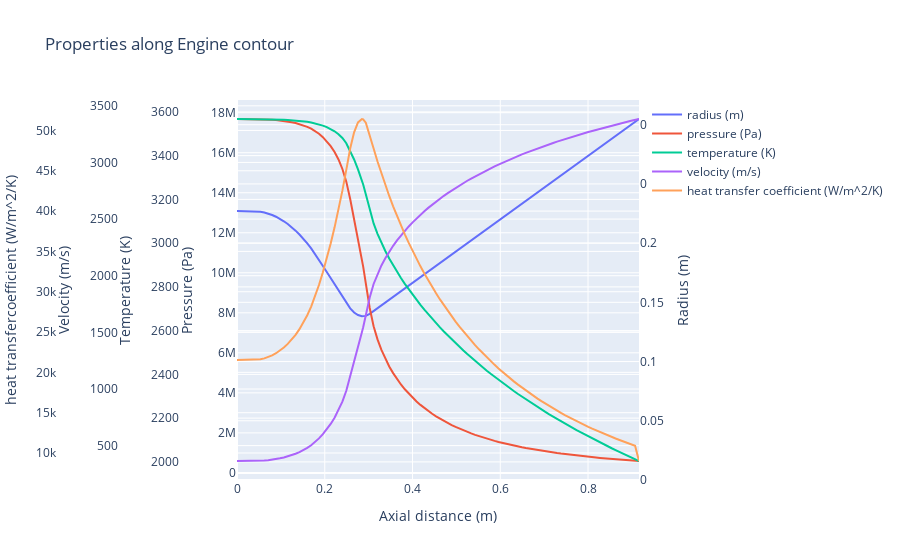

Write notebook code for a chart like this one.
### Code cell
fig = go.Figure()
fig.update_layout(xaxis=dict(title = dict(text="Axial distance (m)")), 
                  title_text="Properties along Engine contour")
properties = [['pressure', '(Pa)'], ['temperature', '(K)'], ['velocity', '(m/s)'], ['heat transfer coefficient', '(W/m^2/K)']]

fig.add_trace(go.Scatter(x = contour.index, y = contour['diameter']/2, name= f"radius (m)"))

for i, prop in enumerate(properties): 
    fig.add_trace(go.Scatter(x = contour.index, y = contour[prop[0]], name= f"{prop[0]} {prop[1]}", yaxis=f"y{i+2}"))

fig.update_layout(yaxis=dict(title=dict(text="Radius (m)"),side="right", rangemode='tozero'),
                  yaxis2=dict(title=dict(text="Pressure (Pa)"),overlaying="y"),
                  yaxis3=dict(title=dict(text="Temperature (K)"),anchor="free",overlaying="y",autoshift=True),
                  yaxis4=dict(title=dict(text="Velocity (m/s)"),anchor="free",overlaying="y",autoshift=True),
                  yaxis5=dict(title=dict(text='heat transfercoefficient (W/m^2/K)'),anchor="free",overlaying="y",autoshift=True))
fig.show()
